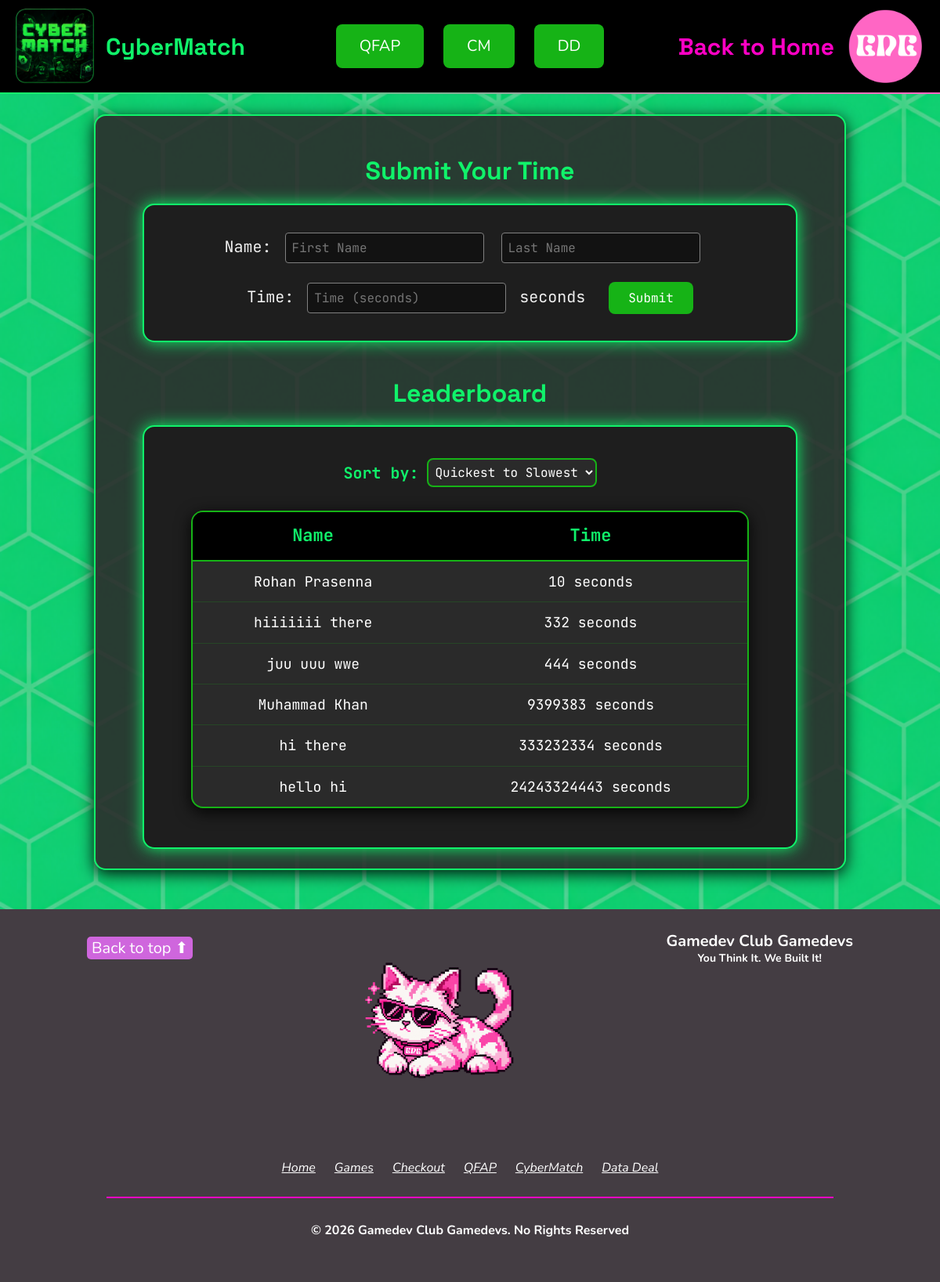
The page /leaderboard on the database as committed earlier.
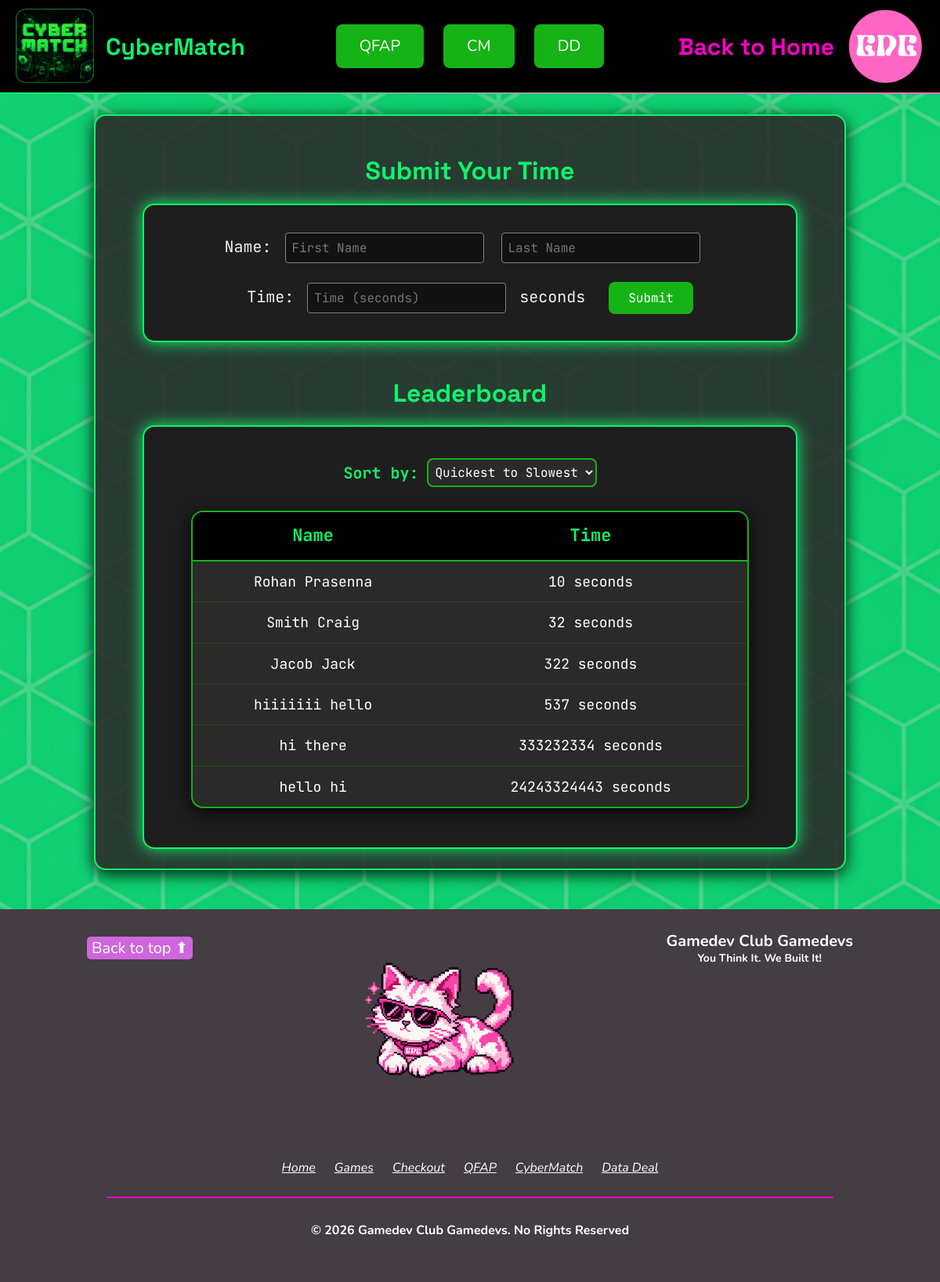
The same page on the database as committed later.
### tables this page shows
CREATE TABLE scores (
                id INTEGER PRIMARY KEY AUTOINCREMENT,
                first_name TEXT NOT NULL,
                last_name TEXT NOT NULL,
                score INTEGER NOT NULL
            );

### app.py (the view, shortened to what this page needs)
@app.route('/leaderboard', methods=['GET', 'POST'])
def leaderboard():
    sort_by = request.args.get('sort_by', 'quickest')
    if sort_by == 'slowest':
        query = 'SELECT first_name, last_name, score FROM scores ORDER BY score DESC'
    elif sort_by == 'fn_az':
        query = 'SELECT first_name, last_name, score FROM scores ORDER BY first_name COLLATE NOCASE ASC'
    elif sort_by == 'fn_za':
        query = 'SELECT first_name, last_name, score FROM scores ORDER BY first_name COLLATE NOCASE DESC'
    elif sort_by == 'ln_az':
        query = 'SELECT first_name, last_name, score FROM scores ORDER BY last_name COLLATE NOCASE ASC'
    elif sort_by == 'ln_za':
        query = 'SELECT first_name, last_name, score FROM scores ORDER BY last_name COLLATE NOCASE DESC'
    else:
        query = 'SELECT first_name, last_name, score FROM scores ORDER BY score COLLATE NOCASE ASC'
    with sqlite3.connect(DB_NAME) as conn:
        cur = conn.cursor()
        cur.execute(query)
        entries = cur.fetchall()
    return render_template('index.html', entries=entries, current_sort=sort_by)

### templates/index.html (shortened to what this page needs)
<!DOCTYPE html>
<html>
<head>
<link rel="stylesheet" href="{{ url_for('static', filename='styles.css') }}">
</head>
<body class="leaderboard-page-body" background="{{ url_for('static', filename='muhammad-background.png') }}">
<header id="muhammad-header" class="page-header">
    <span class="left-item">
        <a href="#top-of-page">
            <img class="logo" src="{{ url_for('static', filename='CM Mini Logo.png') }}" alt="CyberMatch logo">
        </a>
        <h1 style="color: #10f26a;">CyberMatch</h1>
    </span>
    <nav id="contents" class="center-item" aria-label="Group project navigation">
        <a class="animated-hyperlink hyperlink muhammad" style="cursor: pointer;">QFAP</a>
        <a class="animated-hyperlink hyperlink muhammad" href="/cybermatch">CM</a>
        <a class="animated-hyperlink hyperlink muhammad" style="cursor: pointer;">DD</a>
    </nav>
    <span class="right-item">
        <h1>Back to Home</h1>
        <a style="cursor: pointer;">
            <img class="logo" id="logo-redirect" src="{{ url_for('static', filename='no.png') }}">
        </a>
    </span>
</header>
<br>
<div class="leaderboard-main-wrapper">
    <main>
    <h1 class="leaderboard-title-heading">Submit Your Time</h1>
    <div class="leaderboard-glowing-section">
<form method="POST">
    <div>
        Name:
        <input type="text" name="first_name" placeholder="First Name" onkeydown="if(['1', '2', '3', '4', '5', '6', '7', '8', '9', '0'].includes(event.key)) event.preventDefault();" required>
        <input type="text" name="last_name" placeholder="Last Name" onkeydown="if([' ', '1', '2', '3', '4', '5', '6', '7', '8', '9', '0'].includes(event.key)) event.preventDefault();" required>
    </div>
    <br>
    <div>
        Time:
        <input type="number" name="score" placeholder="Time (seconds)" min="0" step="1" required> seconds
    </div>
    <br>
    <input type="submit" value="Submit" style="cursor: pointer;">
</form>
</div>
<h1 class="leaderboard-title-heading">Leaderboard</h1>
<div class="leaderboard-glowing-section">
    <form method="GET" action="/leaderboard" style="margin-bottom: 20px; text-align: left;">
        <label for="sort_by">Sort by: </label>
        <select name="sort_by" id="sort_by" onchange="this.form.submit()" style="padding: 5px; font-size: 16px; cursor: pointer;">
            <option value="quickest" {% if current_sort == 'quickest' %}selected{% endif %}>Quickest to Slowest</option>
        </select>
    </form>
    <table>
        <thead>
            <tr>
                <th>Name</th>
                <th>Time</th>
            </tr>
        </thead>
        <tbody>
            {% for first_name, last_name, score in entries %}
            <tr>
                <td>{{ first_name }} {{ last_name }}</td>
                <td>{{ score }} seconds</td>
            </tr>
            {% endfor %}
        </tbody>
</table>
</main>
</div>
<footer class="site-footer">
        <section class="columns">
            <div>
                <button onclick="window.scrollTo({ top: 0, behavior: 'smooth' })">Back to top ⬆</button>
            </div>
            <div>
                <img src="{{ url_for('static', filename='mascot.png') }}" alt="Gamedev Club Gamedevs Mascot" width="200px" class="mascot" onclick="alert('Meow')">
            </div>
            <div>
                <p><b>Gamedev Club Gamedevs</b></p>
                <h6>You Think It. We Built It!</h6>
            </div>
        </section>
        <br><br>
        <nav class="footer-links" aria-label="Footer navigation">
            <a style="cursor: pointer;">Home</a>
            <a style="cursor: pointer;">Games</a>
            <a style="cursor: pointer;">Checkout</a>
            <a style="cursor: pointer;">QFAP</a>
            <a href="/cybermatch">CyberMatch</a>
            <a style="cursor: pointer;">Data Deal</a>
        </nav>
        <br>
        <hr color="#ff00c4">
        <br>
        <h5>© 2026 Gamedev Club Gamedevs. No Rights Reserved</h5>
    </footer>
</body>
</html>

Rows that differ between the two databases and show on the page:
removed scores: first_name "juu uuu", last_name "wwe", score "444"
removed scores: first_name "Muhammad", last_name "Khan", score "9399383"
added scores: first_name "Smith", last_name "Craig", score "32"
added scores: first_name "Jacob", last_name "Jack", score "322"
changed scores "hiiiiiii": last_name "there" → "hello"; score "332" → "537"
